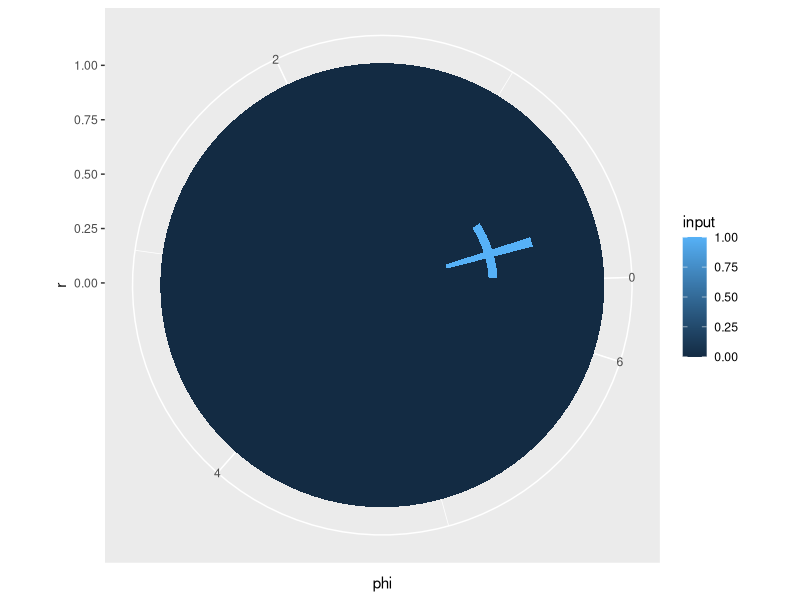
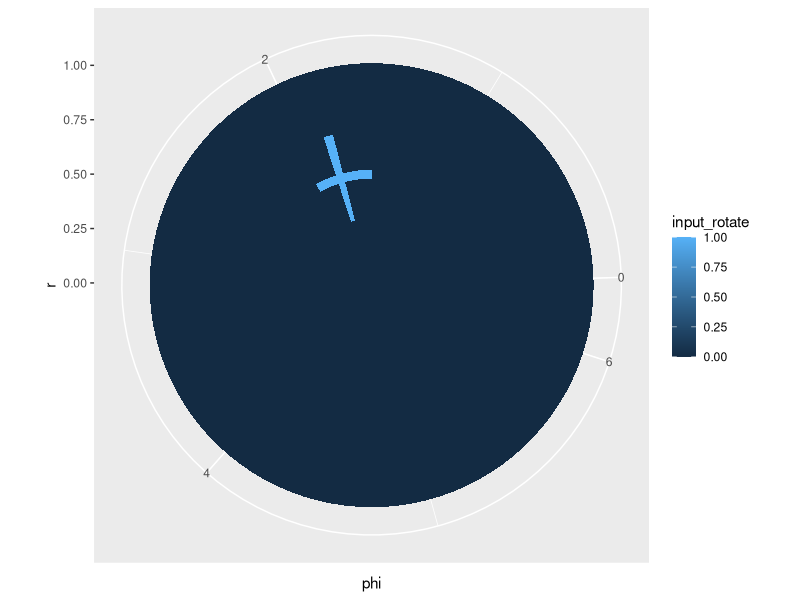
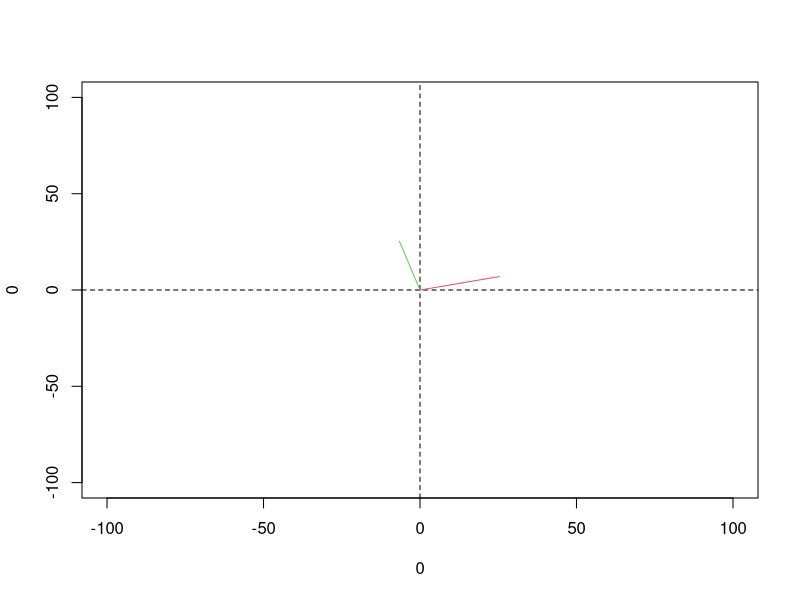

The R script that drew these images, in order:
library(ggplot2)


m = 1 #rotation order


phi = seq(0,2*pi,length.out = 100)
r = seq(0,1,length.out = 50)

real_filter = function(r,phi,m)exp(-r^2)*cos(phi*m)
img_filter = function(r,phi,m)exp(-r^2)*sin(phi*m)



df = expand.grid(phi = phi, r = r)
df$real_filter = real_filter(df$r,df$phi,m)
df$img_filter = img_filter(df$r,df$phi,m)



df$input = 0
df$input[df$phi > 0 & df$phi < pi/6 & df$r>0.48 & df$r<0.52] = 1
df$input[df$phi > pi/12-0.01 & df$phi < pi/12+0.01 & df$r>0.3 & df$r<0.7] = 1

p_in <- ggplot(df) + geom_tile(aes(phi,r,fill=input))+ coord_polar(direction = -1,start=3*pi/2)

# plot the original image on the polar coordinates
plot(p_in)



df$input_rotate = 0
df$input_rotate[df$phi > 0+pi/2 & df$phi < pi/6+pi/2 & df$r>0.48 & df$r<0.52] = 1
df$input_rotate[df$phi > pi/12+pi/2-0.01 & df$phi < pi/12+0.01+pi/2 & df$r>0.3 & df$r<0.7] = 1
p_in_rotate <- ggplot(df) + geom_tile(aes(phi,r,fill=input_rotate))+ coord_polar(direction = -1,start=3*pi/2)


# plot the rotated image on the polar coordinates (pi/2, counter-clockwise)
plot(p_in_rotate)


# kernel weights
p_real <- ggplot(df) + geom_tile(aes(phi,r,fill=real_filter))+ coord_polar(direction = -1,start=3*pi/2)
p_img <- ggplot(df) + geom_tile(aes(phi,r,fill=img_filter))+ coord_polar(direction = -1,start=3*pi/2)


# Real and imaginary part of the convolution operation, which resulted in a complex number
out_real = sum(df$input*df$real_filter)
out_img = sum(df$input*df$img_filter)

out_real_rotate = sum(df$input_rotate*df$real_filter)
out_img_rotate = sum(df$input_rotate*df$img_filter)


plot(0,0,type='n',xlim = c(-100,100),ylim = c(-100,100))
abline(h=0,lty = 2)
abline(v=0,lty = 2)
lines(c(0,out_real),c(0,out_img),col=2)
lines(c(0,out_real_rotate),c(0,out_img_rotate),col=3)


